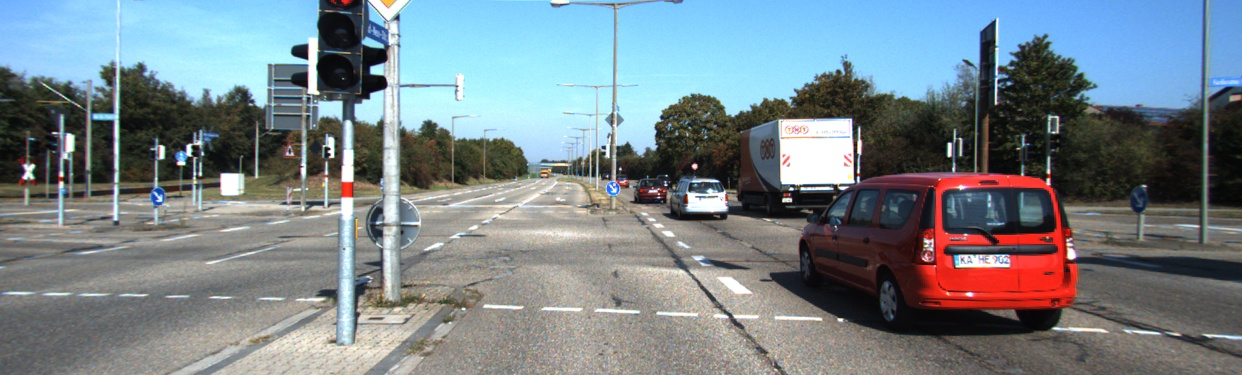
#> input picture Filter/003462.jpg, 1242 x 375 px, found by its file name
$ python Sobel_filter.py   (older library calls are emulated)
#> lines starting #> are read from the running program, lines starting #| are printed output that depends on the picture
import cv2
import numpy as np


img = cv2.imread('./003462.jpg')
#> img is the input picture: shape (375, 1242, 3); mean B, G, R 137.1, 130.9, 119.4
img2 = cv2.bilateralFilter(img,5,20,50)

Fx = np.array([[-1,0,1],[-2,0,2],[-1,0,1]])
Fy = np.array([[-1,-2,-1],[0,0,0],[1,2,1]])
img3 = cv2.cvtColor(img,cv2.COLOR_BGR2GRAY)
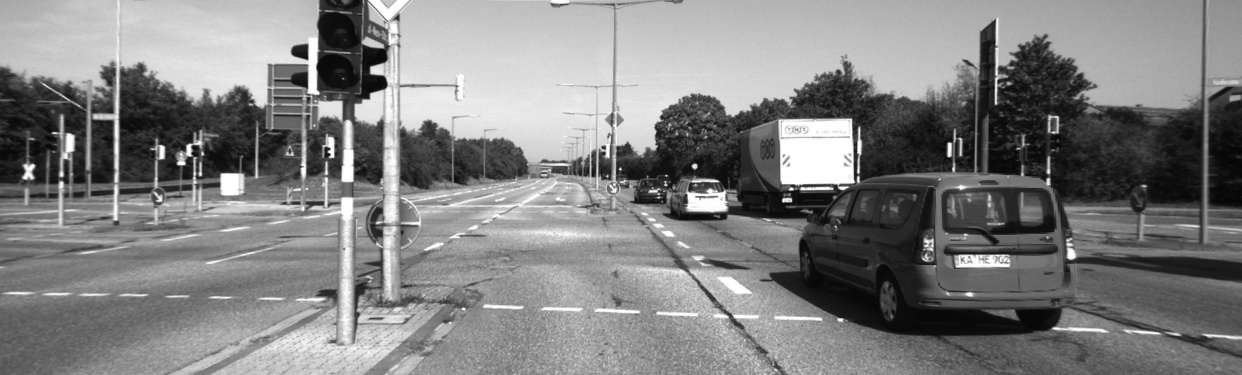
#> img3: shape (375, 1242); min 4, max 255, mean 128.2
imgx = np.zeros((img3.shape[0],img3.shape[1]))
imgy = np.zeros((img3.shape[0],img3.shape[1]))
imgf = np.zeros((img3.shape[0],img3.shape[1]))
print(img3.shape)
#| (375, 1242)

print(img3.shape)
#| (375, 1242)
for i in range(img3.shape[0]-2):
    for j in range(img3.shape[1]-2):
        imgx[i+1,j+1]= np.abs(np.sum(img3[i:3+i,j:3+j]*Fx))
        imgy[i+1,j+1]= np.abs(np.sum(img3[i:3+i,j:3+j]*Fy))
        imgf[i+1,j+1]= (imgx[i+1,j+1]*imgx[i+1,j+1]+imgy[i+1,j+1]*imgy[i+1,j+1])**0.5
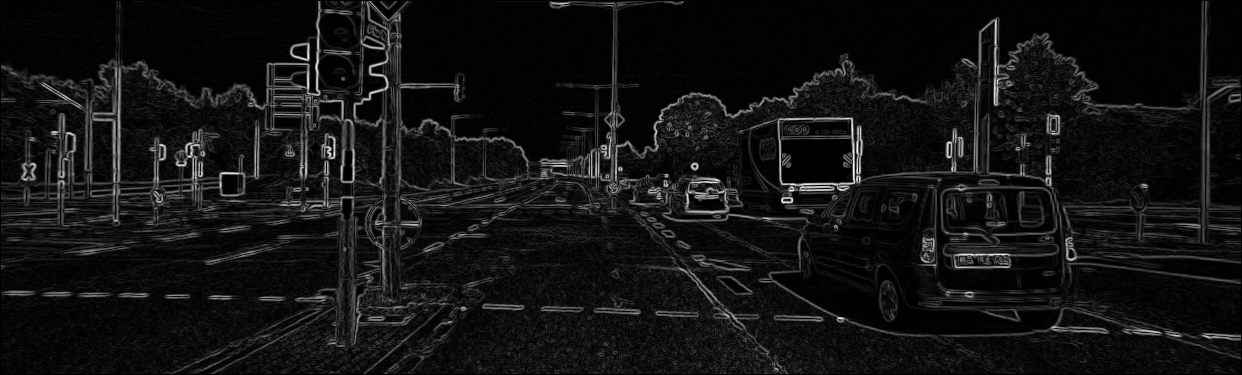
#> imgf: shape (375, 1242) float64; min 0, max 900.1, mean 67.8; drawn with min black and max white
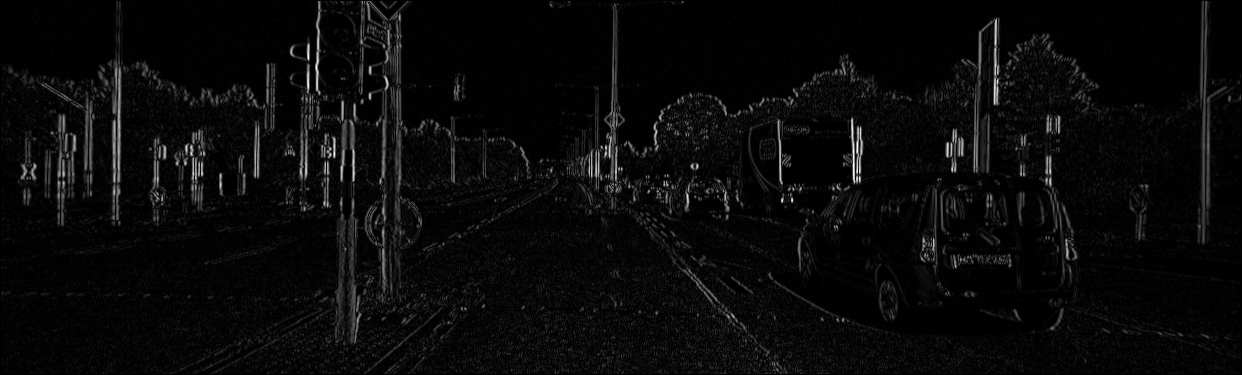
#> imgx: shape (375, 1242) float64; min 0, max 887, mean 35.8; drawn with min black and max white
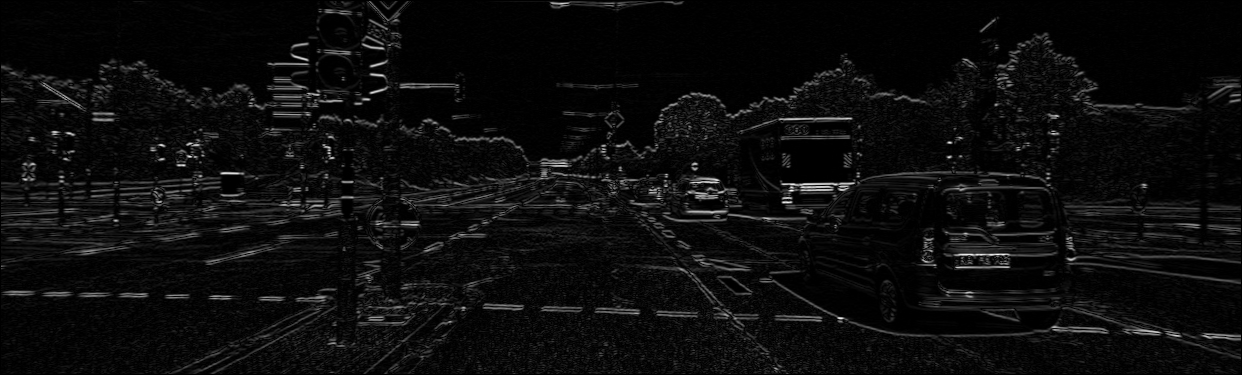
#> imgy: shape (375, 1242) float64; min 0, max 900, mean 45.8; drawn with min black and max white

x = cv2.Sobel(img3,cv2.CV_16S,1,0)
absX = cv2.convertScaleAbs(x)
y = cv2.Sobel(img3,cv2.CV_16S,0,1)
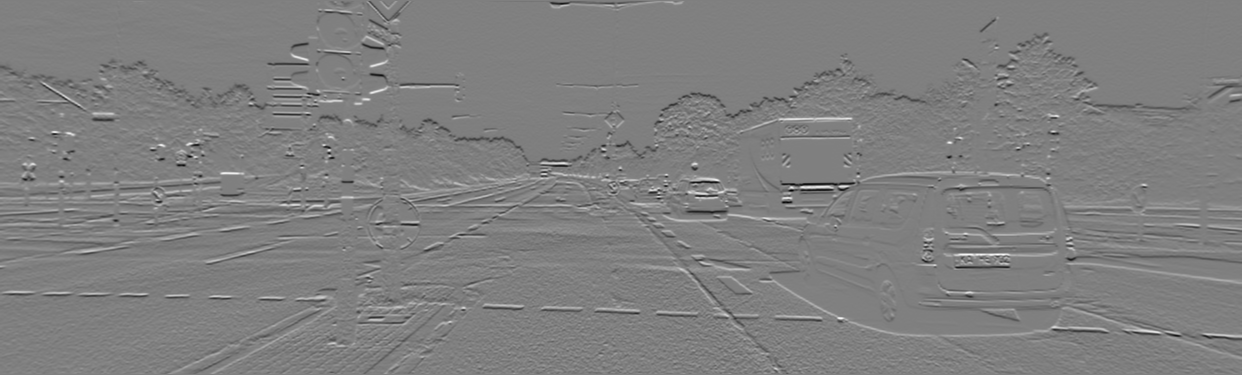
#> y: shape (375, 1242) int16; min -900, max 896, mean -0.8; drawn with min black and max white
absY = cv2.convertScaleAbs(y)
dst = cv2.addWeighted(absX,0.5,absY,0.5,0)
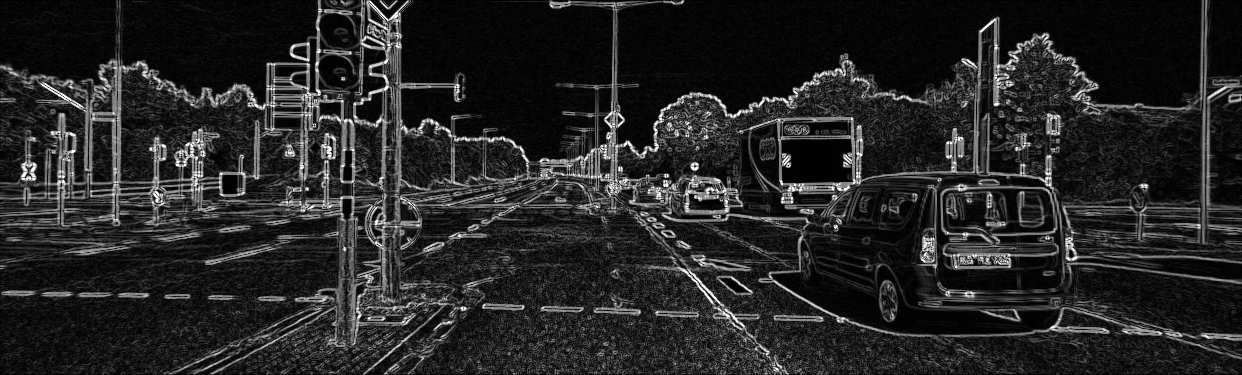
#> dst: shape (375, 1242); min 0, max 255, mean 37.8

cv2.imshow('origin',np.uint8(imgf))
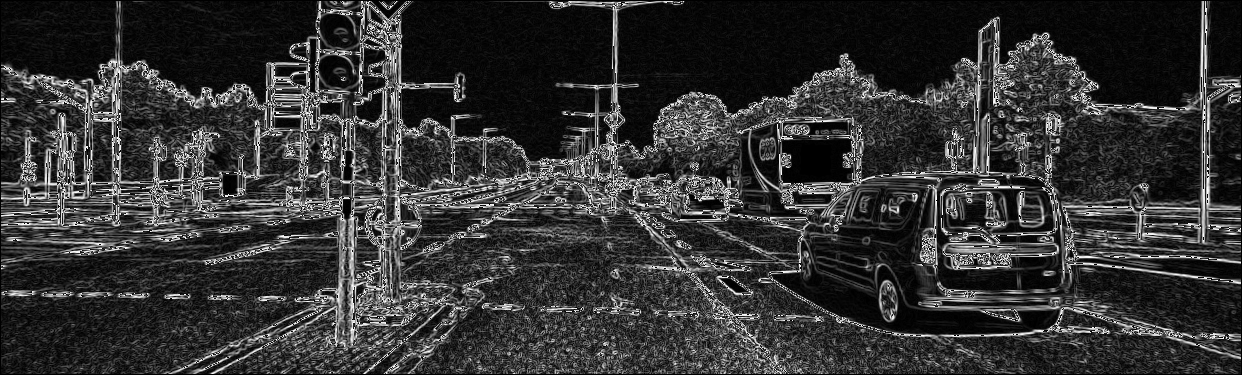
#> window 'origin': shape (375, 1242); min 0, max 255, mean 51.4
cv2.imshow('opencv ',dst)
cv2.cvtColor(dst, cv2.COLOR_GRAY2BGR)
cv2.imwrite('./Sobel_filter.jpg',dst)
cv2.waitKey(0)
